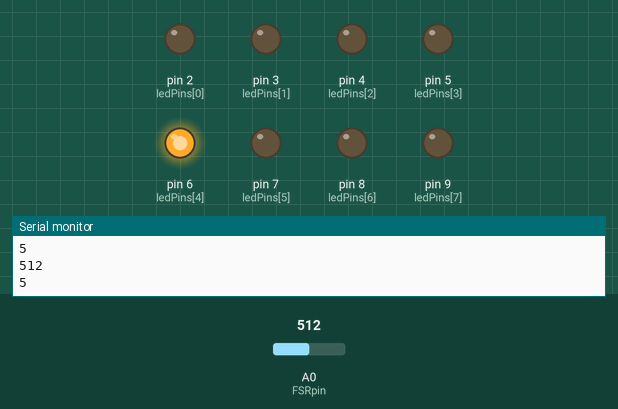
This sketch was run on a simulated Arduino Uno, built with avr-gcc and run on an emulated ATmega328P. Parts: output pins drawn as LEDs (lit = HIGH), the last lines printed to the serial monitor. Inputs (shaded band) come from the test bench; at power-on: A0 (FSRpin) = 512.

Above: at 1.2 s.
1.3 s: A0 (FSRpin) set to 586
2.8 s: A0 (FSRpin) set to 608
At 4.0 s:
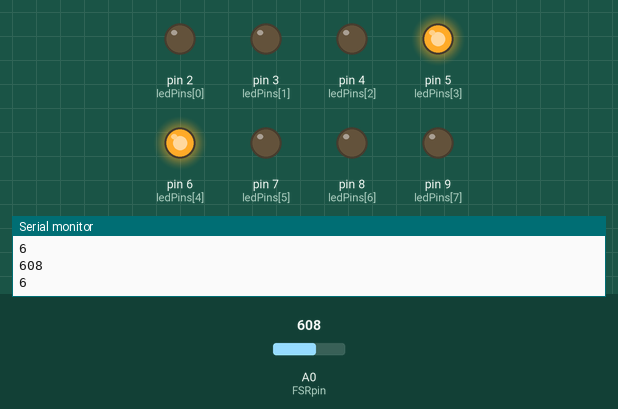
4.3 s: A0 (FSRpin) set to 689
5.8 s: A0 (FSRpin) set to 707
At 6.9 s:
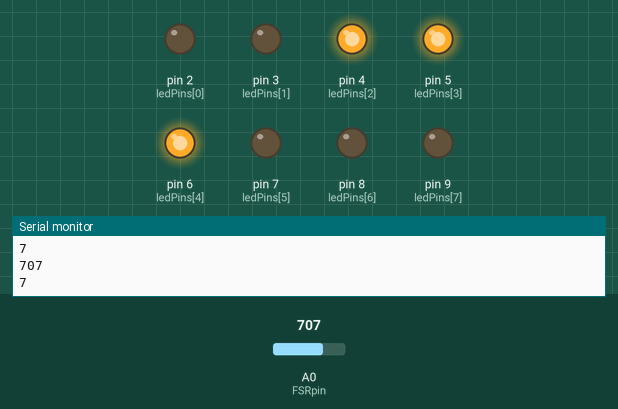
7.3 s: A0 (FSRpin) set to 782
8.8 s: A0 (FSRpin) set to 811
At 9.6 s:
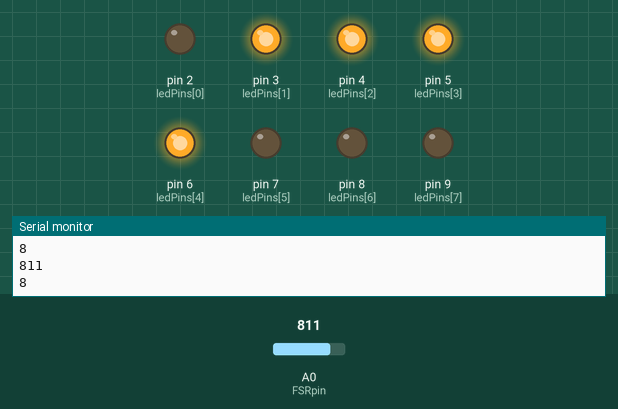
Timing chart, 0 to 11.3 s (numbered marks = the images above; inputs shaded):
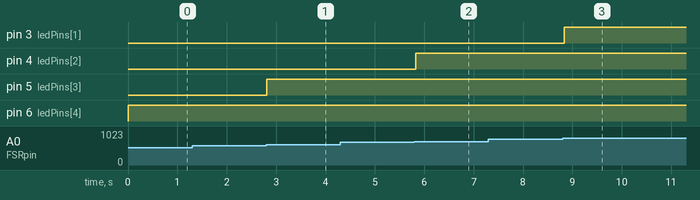

The sketch:

FSR_LedPins.ino
```cpp
int ledPins[] = {2,3,4,5,6,7,8,9};
int FSRpin = 0;
int Vo;
float Rfsr;

void setup() {
  for(int i = 0; i <= 8; i++)
    pinMode(ledPins[i], OUTPUT);
  Serial.begin(9600);
}

void loop() {
  int n;
  Vo = analogRead(FSRpin);
  Serial.println(Vo);
  n = Vo/100;
  Serial.println(n);
  if(n == 10) {
    for(int i = 0; i <= 8; i++)
      digitalWrite(ledPins[i], LOW);
  } else if(n == 9) {
    digitalWrite(ledPins[0], HIGH);
  } else if(n == 8) {
    digitalWrite(ledPins[1], HIGH);
  } else if(n == 7) {
    digitalWrite(ledPins[2], HIGH);
  } else if(n == 6) {
    digitalWrite(ledPins[3], HIGH);
  } else if(n == 5) {
    digitalWrite(ledPins[4], HIGH);
  } else if(n == 4) {
    digitalWrite(ledPins[5], HIGH);
  } else if(n == 3) {
    digitalWrite(ledPins[6], HIGH);
  } else if(n == 2) {
    digitalWrite(ledPins[7], HIGH);
  }
  delay(100);
}
```

Measured:
- the behaviour switches between 599 and 600 on A0 (FSRpin) (found by bisection; images 0 and 1)
- the behaviour switches between 699 and 700 on A0 (FSRpin) (found by bisection; images 1 and 2)
- the behaviour switches between 799 and 800 on A0 (FSRpin) (found by bisection; images 2 and 3)
- after the input at 2.8 s, pin 5 (ledPins[3]): LOW → HIGH at once
- after the input at 5.8 s, pin 4 (ledPins[2]): LOW → HIGH at once
- after the input at 8.8 s, pin 3 (ledPins[1]): LOW → HIGH at once
